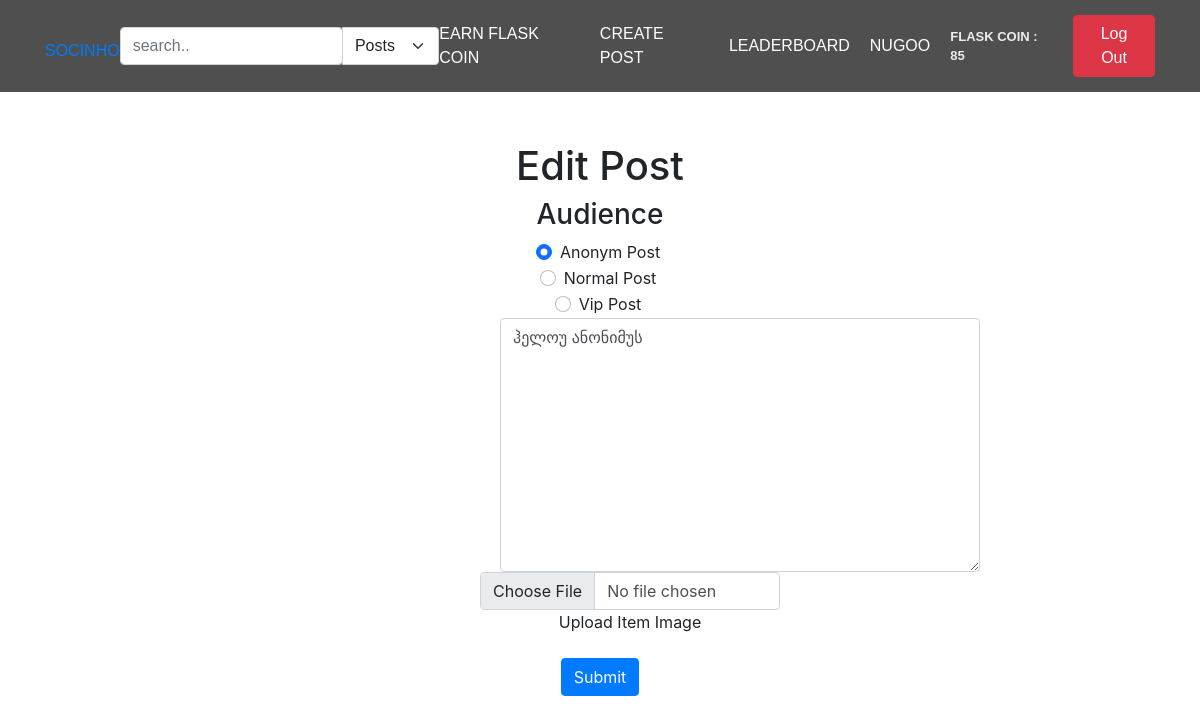
Page /edit-post/1 (signed in) on the committed database.
### app/main/models.py (models this page shows, shortened)
class User(db.Model, UserMixin):
    id = db.Column(db.Integer, primary_key=True)
    username = db.Column(db.String(80), unique=True)
    email = db.Column(db.String(50), nullable=False)
    password = db.Column(db.String(50), nullable=False)
    user_image = db.Column(db.String(80), default='static/pfp/default.png')
    flask_coin = db.Column(db.Integer, default=100)
    privacy = db.Column(db.String(50), default='public')
    posts = db.relationship('Post', backref='user', lazy=True, cascade="all, delete-orphan")
    followers = db.relationship('Follow', foreign_keys='Follow.following_to_id', backref='following_to', lazy='dynamic', cascade="all, delete-orphan", uselist=True)
    following = db.relationship('Follow', foreign_keys='Follow.following_from_id', backref='following_from', lazy='dynamic', cascade="all, delete-orphan", uselist=True)
    likes = db.relationship('Like', backref='user', lazy=True, cascade="all, delete-orphan")
    def delete(self):
        db.session.delete(self)
        db.session.commit()

class Post(db.Model):
    id = db.Column(db.Integer, primary_key=True)
    user_id = db.Column(db.Integer, db.ForeignKey('user.id'), nullable=False)
    post_text = db.Column(db.String(200), nullable=False)
    post_image = db.Column(db.String(100))
    post_date = db.Column(db.DateTime, nullable=False, default=datetime.utcnow)
    likers = db.relationship('Like', backref='post', lazy=True, cascade='all, delete-orphan')
    post_type = db.Column(db.String(50), default='normal')
    def delete(self):
        db.session.delete(self)
        db.session.commit()

### app/main/views.py (the view, shortened to what this page needs)
@main_bp.route('/edit-post/<int:post_id>', methods=['GET', 'POST'])
@login_required
def edit_post(post_id):
    if request.method == 'GET':
        print('get')
        post = Post.query.filter_by(id=post_id).first()
        if not post:
            print('post not found')
            return redirect(url_for('main.index'))
        return render_template('edit-post.html', post=post)

### app/main/views.py (called while the page is built)
@login_manager.user_loader
def load_user(user_id):
    return User.query.get(user_id)

### app/main/templates/edit-post.html (shortened to what this page needs)
{% extends 'main.html' %}
{% block content %}
    <div style="text-align: center; margin-top: 50px;" >
        <form action="{{ url_for('main.edit_post', post_id=post.id) }}" method="post" enctype="multipart/form-data">
            <h1 style="text-align: center;">Edit Post</h1>
            <div style="text-align: center;">
                <h3>Audience</h3>
                <div class="form-check">
                    {% if post.post_type == 'anonym' %}
                        <input class="form-check-input" type="radio" name="poster_type" id="flexRadioDefault1" checked value="anonym">
                        <label class="form-check-label" for="flexRadioDefault1">
                        Anonym Post
                        </label>
                    {% else %}
                        <input class="form-check-input" type="radio" name="poster_type" id="flexRadioDefault1"  value="anonym">
                        <label class="form-check-label" for="flexRadioDefault1">
                        Anonym Post
                        </label>
                    {% endif %}
                  </div>
                  <div class="form-check">
                    {% if post.post_type == 'normal' %}
                        <input class="form-check-input" type="radio" name="poster_type" id="flexRadioDefault2" checked value="normal">
                        <label class="form-check-label" for="flexRadioDefault2">
                        Normal Post
                        </label>
                    {% else %}
                        <input class="form-check-input" type="radio" name="poster_type" id="flexRadioDefault2" value="normal">
                        <label class="form-check-label" for="flexRadioDefault2">
                        Normal Post
                        </label>
                    {% endif %}
                  </div>
                  <div class="form-check">
                    {% if post.post_type == 'vip' %}
                        <input class="form-check-input" type="radio" name="poster_type" id="flexRadioDefault3" checked value="vip">
                        <label class="form-check-label" for="flexRadioDefault3">
                        Vip Post
                        </label>
                    {% else %}
                        <input class="form-check-input" type="radio" name="poster_type" id="flexRadioDefault3" value="vip">
                        <label class="form-check-label" for="flexRadioDefault3">
                        Vip Post
                        </label>
                    {% endif %}
                  </div>
            </div>
            <div class="input-group" style="width:40%; margin-left:500px;resize: none;">
                <textarea class="form-control" aria-label="With textarea" name="post_content" rows="10" cols="200" required>{{post.post_text}}</textarea>
            </div>
            <div class="form-group" style="text-align: center; margin-left:40%; margin-right: 50%; width: 300px;">
                <input type="file" name="post_image" class="form-control" id="formFile">
                <label for="formFile" class="form-label">Upload Item Image</label>
            </div>
            <button type="submit" class="btn btn-primary">Submit</button>
        </form>
    </div>
{% endblock %}

### app/main/templates/main.html (shortened to what this page needs)
<!DOCTYPE html>
<html lang="en">
<head>
    <link rel="stylesheet" href="https://cdn.jsdelivr.net/npm/bootstrap@5.0.0-alpha1/dist/css/bootstrap.min.css">
    <link rel="stylesheet" href="{{ url_for('static', filename='style.css') }}">
    <link rel="stylesheet" href="https://cdn.jsdelivr.net/npm/bootstrap@4.3.1/dist/css/bootstrap.min.css">
</head>
<body>
    <header class="main-header">
        <div class="container">
            <li class="socinho" ><a href="{{ url_for('main.index') }}">SOCINHO</a> </li>
            {% if current_user.is_authenticated %}
                <form action="{{ url_for('main.search') }}" method="post">
                    <div class="input-group">
                        <input  type="search" class="form-control rounded" placeholder="search.." aria-label="Search" aria-describedby="search-addon" name="search" required />
                        <select class="form-select" aria-label="Default select example" onchange="this.form.submit()" name="search_filter">
                            <option value="posts" >Posts</option>
                        </select>
                    </div>
                </form>
            {% endif %}
            <nav class="main-navigation">
                {% if current_user.username %}
                    <li><a href="{{ url_for('main.play_for_earn') }}">Earn Flask Coin </a></li>
                    <li><a href="/create-post" data-toggle="modal" data-target="#mymodal">Create Post</a></li>
                    <li><a href="/leaderboard">Leaderboard</a></li>
                    <li><a href="{{ url_for('main.user_profile') }}">{{current_user.username}}</a></li>
                    <li><p class="balance" style="margin: 0">Flask Coin : {{ current_user.flask_coin }}</p>
                {% endif %}
            </nav>
            <div>
                {% if current_user.username %}
                    <li>
                        <form action="{{ url_for('main.logout') }}">
                            <button name="submit" type="submit" class="btn btn-danger">Log Out</button>
                        </form>
                    </li>
                {% endif %}
            </div>
        </div>
    </header>
    {% block content %}
    {% endblock %}
</body>
</html>

### app/main/static/style.css (style rules this page uses)
body { background-color: #000; }
body { background-color: rgb(156, 205, 226); }
li { list-style-type: none; }
.main-header { top: 0; padding: 15px; width: 100%; background-color: rgba(35, 35, 35, 0.8); z-index: 11; }
.main-header .container { font-family: "Source Sans Pro Bold", sans-serif; display: flex; align-items: center; justify-content: space-between; text-transform: uppercase; }
.main-header .container .main-navigation { transition: 1s height; text-transform: uppercase; display: flex; align-items: center; }
.main-header .container .main-navigation li { width: fit-content; margin-right: 20px; padding: 0; }
.main-header .container .main-navigation li a { font-size: 16px; color: white; -webkit-transition: 0.3s; -moz-transition: 0.3s; -o-transition: 0.3s; transition: 0.3s; }
.balance { font-size: 13px; font-weight: bold; color: #ececec; }
body { background-color:#545454; font-family: "Poppins", sans-serif; font-weight: 300; }
.rounded { width: 55% !important; }
.socinho { margin-top: 10px; }

### rows in the picture
User: username "NUGOO", flask_coin "85"
Post: post_content "ჰელოუ ანონიმუს"
